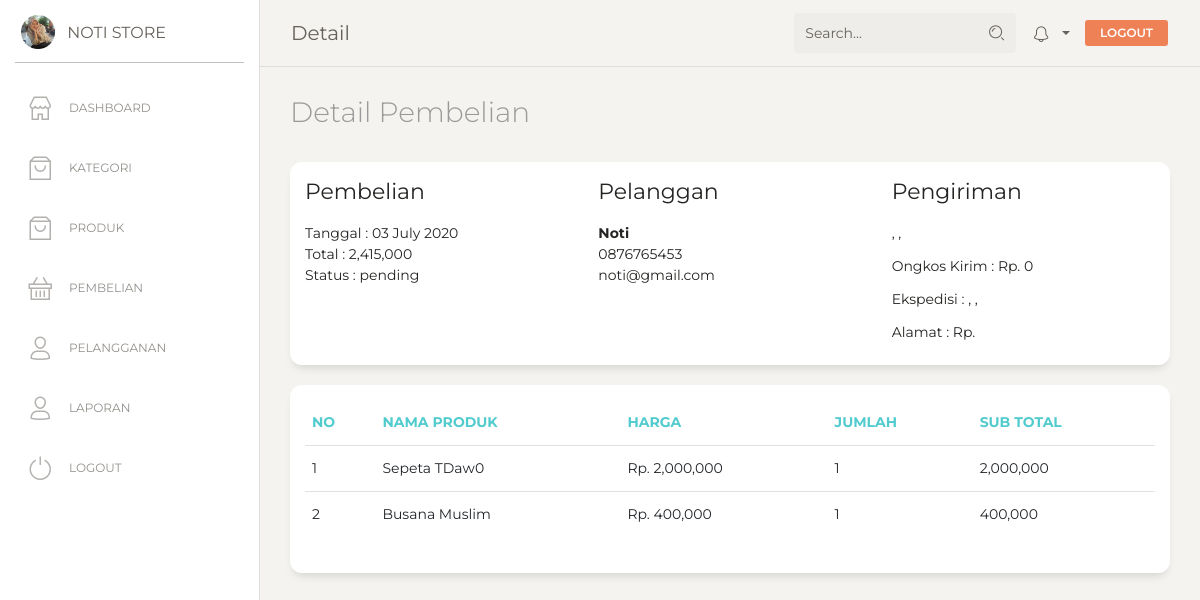
The app's page /admin/index.php?p=detail&id=15 (signed in) with its own data.
### tables this page shows
CREATE TABLE `tb_pembelian` (
  `id_pembelian` int(11) NOT NULL,
  `id_pelanggan` int(11) NOT NULL,
  `tgl_pembelian` date NOT NULL,
  `total_pembelian` int(11) NOT NULL,
  `alamat_pengiriman` text NOT NULL,
  `status_pembelian` varchar(100) NOT NULL DEFAULT 'pending',
  `resi_pengiriman` varchar(50) NOT NULL,
  `totalberat` int(11) NOT NULL,
  `provinsi` varchar(50) NOT NULL,
  `distrik` varchar(50) NOT NULL,
  `tipe` varchar(50) NOT NULL,
  `kodepos` int(11) NOT NULL,
  `ekspedisi` varchar(10) NOT NULL,
  `paket` varchar(50) NOT NULL,
  `ongkir` int(11) NOT NULL,
  `estimasi` varchar(50) NOT NULL
);

CREATE TABLE `tb_pelanggan` (
  `id_pelanggan` int(11) NOT NULL,
  `email_pelanggan` varchar(100) NOT NULL,
  `password_pelanggan` varchar(100) NOT NULL,
  `nama_pelanggan` varchar(100) NOT NULL,
  `telepon_pelanggan` varchar(25) NOT NULL,
  `alamat_pelanggan` varchar(100) NOT NULL
);

CREATE TABLE `tb_pembelian_produk` (
  `id_pembelian_produk` int(11) NOT NULL,
  `id_pembelian` int(11) NOT NULL,
  `id_produk` int(11) NOT NULL,
  `jumlah` int(11) NOT NULL,
  `nama` varchar(100) NOT NULL,
  `harga` int(11) NOT NULL,
  `berat` int(11) NOT NULL,
  `subberat` int(11) NOT NULL,
  `subharga` int(11) NOT NULL
);

CREATE TABLE `tb_produk` (
  `id_produk` int(11) NOT NULL,
  `id_kategori` int(11) NOT NULL,
  `nama_produk` varchar(100) NOT NULL,
  `harga_produk` int(11) NOT NULL,
  `berat_produk` int(11) NOT NULL,
  `foto_produk` varchar(100) NOT NULL,
  `deskripsi_produk` text NOT NULL,
  `stok_produk` int(5) NOT NULL
);

### admin/detail.php (the view)
<?php
require_once 'config/koneksi.php';
?>
<h3 class="description">Detail Pembelian</h3>
<?php
$idD = $_GET['id'];
$detailPembelian = $conn->query("SELECT * FROM tb_pembelian JOIN tb_pelanggan ON tb_pembelian.id_pelanggan = tb_pelanggan.id_pelanggan WHERE tb_pembelian.id_pembelian = $idD") or die(mysqli_error($conn));
$detail = $detailPembelian->fetch_assoc();
?>
<div class="row">
  <div class="col-md-12">
    <div class="card">
      <div class="card-body">
        <div class="row">
          <div class="col-md-4">
            <h5>Pembelian</h5>
            <p>
              Tanggal : <?= date('d F Y', strtotime($detail['tgl_pembelian'])); ?><br>
              Total : <?= number_format($detail['total_pembelian']); ?><br>
              Status : <?= $detail['status_pembelian']; ?>
            </p>
          </div>
          <div class="col-md-4">
            <h5>Pelanggan</h5>
            <b><?= $detail['nama_pelanggan']; ?></b>
            <p>
              <?= $detail['telepon_pelanggan']; ?><br>
              <?= $detail['email_pelanggan'] ?>
            </p>
          </div>
          <div class="col-md-4">
            <h5>Pengiriman</h5>
            <p class="card-title"><?= $detail['tipe']; ?>, <?= $detail['distrik']; ?>, <?= $detail['provinsi']; ?></p>
                    <p class="card-title">Ongkos Kirim : Rp. <?= $detail['ongkir'] ?></p>
                    <p class="card-title">Ekspedisi : <?= $detail['ekspedisi']; ?>, <?= $detail['paket']; ?>, <?= $detail['estimasi']; ?></p>
                    <p class="card-title">Alamat : Rp. <?= $detail['alamat_pengiriman'] ?></p>
          </div>
        </div>
      </div>
    </div>
  </div>
</div>
<div class="row" style="height: 100vh;">
	<div class="col-md-12">
		<div class="card">
			<div class="card-body">
			<div class="table-responsive">
          <table class="table">
            <thead class=" text-primary">
              <th>No</th>
              <th>Nama Produk</th>
              <th>Harga</th>
              <th>Jumlah</th>
              <th>Sub Total</th>
            </thead>
            <tbody>
              <?php
              $no = 1;
              $pembelian_produk = $conn->query("SELECT * FROM tb_pembelian_produk JOIN tb_produk ON tb_pembelian_produk.id_produk = tb_produk.id_produk WHERE tb_pembelian_produk.id_pembelian = $idD") or die(mysqli_error($conn));
              while($row = $pembelian_produk->fetch_assoc()) {
              ?>
              <tr>
              	<td><?= $no++; ?></td>
								<td><?= $row['nama_produk']; ?></td>
								<td>Rp. <?= number_format($row['harga_produk']); ?></td>
								<td><?= $row['jumlah']; ?></td>
								<td>
									<?= number_format($row['harga_produk'] * $row['jumlah']); ?>
								</td>
							</tr>
            	<?php } ?>
            </tbody>
          </table>
        </div>
		</div>
	</div>
	</div>
</div>

### records on screen
tb_pembelian: tgl_pembelian "03 July 2020", total_pembelian "2,415,000", status_pembelian "pending", id_pelanggan.nama_pelanggan "Noti", id_pelanggan.telepon_pelanggan "0876765453", id_pelanggan.email_pelanggan "noti@gmail.com", ongkir "0"
tb_pembelian_produk: id_produk.nama_produk "Sepeta TDaw0", id_produk.harga_produk "2,000,000", jumlah "1", $row['harga_produk'] * $row['jumlah'] "2,000,000"
tb_pembelian_produk: id_produk.nama_produk "Busana Muslim", id_produk.harga_produk "400,000", jumlah "1", $row['harga_produk'] * $row['jumlah'] "400,000"
